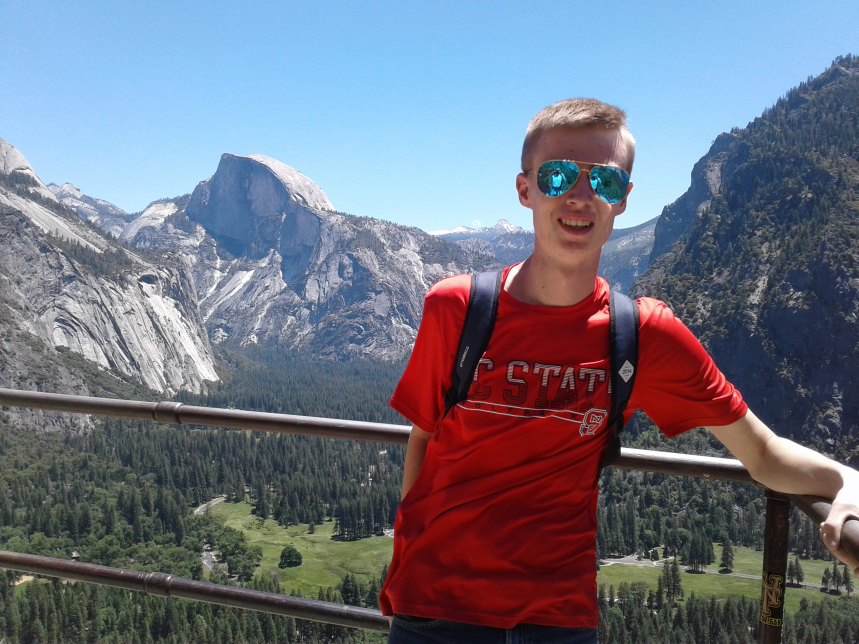
#> input picture Tutorials and Guides/me.jpg, 2576 x 1932 px (shown at 1/3 size)
$ python 'NumPy Guide.py'   (older library calls are emulated)
#> lines starting #> are read from the running program, lines starting #| are printed output that depends on the picture
'''
WHAT IS NUMPY?

NumPy is a popular Python library for efficiently working multidimensional
arrays (vectors and matrices). It's written in C, so you can get the
performance benefits while still being able to write simple Python.
Often, NumPy arrays take less memory than pure Python ones.

INSTALL
You can install it on your own system using pip or Conda.
You can also build it from source if you really want.
    pip/pip3: pip install numpy
    Conda: Conda install numpy
'''

# Normal way to import numpy
import numpy as np

# Some other useful stuff for demos
import time
import sys

BIG_LIST_SIZE = 100**2


'''
MEMORY COMPARISON

We'll make a list (technically a range) of the numbers 0 to 9999 in both Numpy
and Python and compare the number of bytes each ones takes in memory.
'''
python_range = range(BIG_LIST_SIZE)
print(type(python_range), "size:", sys.getsizeof(python_range)*len(python_range))

numpy_range = np.arange(BIG_LIST_SIZE) # This is one way to make an array
print(type(numpy_range), "size:", numpy_range.size*numpy_range.itemsize)

'''
SPEED COMPARISON

We'll make two ranges in Python and two arrays in NumPy and see how long it
takes to make a new object that is the sum of the elements of the two lists.

[1,2,3,4,5] + [1,2,3,4,5] = [2,4,6,8,10]
'''
# Python lists
python_r1 = range(BIG_LIST_SIZE)
python_r2 = range(BIG_LIST_SIZE)

# time it
start = time.time()
python_result = [(x+y) for x,y in zip(python_r1, python_r2)] # Do the operation
end = time.time()
print("Python range took", (end-start)*1000, "ms")

# NumPy lists
numpy_r1 = np.arange(BIG_LIST_SIZE)
numpy_r2 = np.arange(BIG_LIST_SIZE)

start = time.time()
numpy_result = numpy_r1 + numpy_r2
end = time.time()
print("NumPy took", (end-start)*1000, "ms")

'''
MAKING ARRAYS

We can declare a NumPy array lots of ways
'''

# As a range
a = np.arange(1,100,2)

# As a Multi-dimensonal aray
arr = [[5,6,5],[1,6,3],[3,6,2]]
a=np.array(arr)

# Using different datatypes
a = np.array([[5,6,5],[1,6,3],[3,6,2]], dtype=np.float)
#DATA TYPES ARE: bool, int, float, and complex. Many of these can have a specified data size (ie int8) or be unsigned (ie uint8).

# As all 0's or all 1's
a = np.zeros((3,4))
a = np.ones((4,5))

# an "empty" array
a = np.empty((2,3))

# As some special types of lin alg matrices
a = np.identity(5)

# A number of elements
l = np.linspace(0, 2*np.pi, 100) #0, 2pi/100, 2*2pi/100, ...

# A random matrix
rand = np.random.rand(3,2) # Values over [0,1)


'''
SIMPLE OPERATIONS

Let's do some simple NumPy array operations.
'''
a = np.array([[6,48,2000],[97,0,62],[8,24,8]]) # Another way to make an array

# Dimensions
print("Array Dimension:", a.ndim)

# Size of each element in bytes
print("Element Byte Size:", a.itemsize)
# Really big numbers need more space, but 4 bytes is usually enough

# Print out the array nice and pretty
print(a)

# Numner of elements in the array
print("Number of elements:", a.size)

# Height and width (and other dimensions if they exist)
print("(height, width):", a.shape)

# Adding / Substracting
a_doubled = a + a # or np.add(a,a)
zero_a = a - a

# Multiplying or dividing by a scalar
a_halfed = a / 2 # or a /= 2
a_doubled = a * 2 # or a *= 2

# Reshape
a = np.arange(BIG_LIST_SIZE)
a = np.reshape(a, (100,100)) # or a.shape = 100,100

# Transpose (swap rows and cols)
b = a.T

# Multiplying two matrices
a_squared = a @ a

# Applying a function to each element
a = np.sin(l)
# sin, cos, exp, sqrt, and floor are most common

# Making a deep copy
a_copy = a.copy()

# Making a new refernce to the same object
a_ref = a

# Dot product of two vectors
v1 = np.array([5,-2,3])
v2 = np.array([-2,7,1])
v_dot = v1.dot(v2)
print(v_dot)
v_cross = np.cross(v1, v2)
print(v_cross)

# Basic linalg
a = np.array([[3,1],[1,2]])
b = np.array([9,8])
x = np.linalg.solve(a,b)    # 3x + 1y = 9
                            # 1x + 2y = 8
# x = 2, y = 3

a = np.array([[1.0, 2.0], [3.0, 4.0]])
a.transpose()
np.linalg.inv(a)

'''
NUMPY WITH OTHER LIBRARIES

Numpy is most often used with other libraries, like matplotlib or OpenCV.
'''
# Making a histogram in matplotlib
import matplotlib
matplotlib.use("TkAgg") # For some reason conda uses a non-gui backend by default
import matplotlib.pyplot as plt

mu, sigma = 2, 0.5 # Mean 2, variance 0.5^2
v = np.random.normal(mu,sigma,BIG_LIST_SIZE*100) # nromally distributed lots of times
plt.hist(v, bins=50, normed=1)
#plt.show()

# Turning an image to black and white using OpenCV
import cv2
im = cv2.imread("me.jpg")
#> im is the input picture: shape (1932, 2576, 3); mean B, G, R 129, 114.6, 111.6
im = cv2.resize(im, (720, 480))
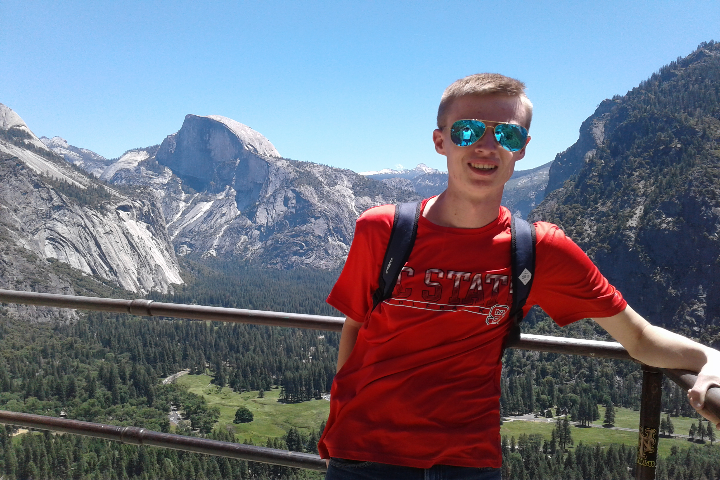
#> im: shape (480, 720, 3); mean B, G, R 128.9, 114.5, 111.5
print("Image Type:", type(im))
#| Image Type: <class 'numpy.ndarray'>
cv2.imshow("Color Image", im)
gray = cv2.cvtColor(im, cv2.COLOR_RGB2GRAY)
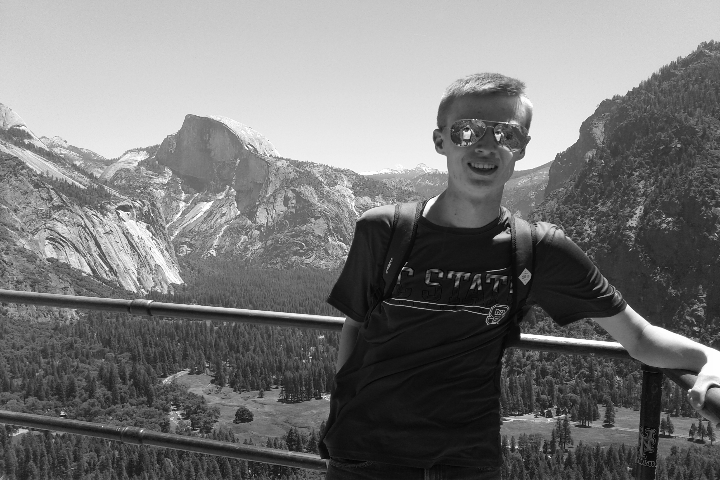
#> gray: shape (480, 720); min 2, max 255, mean 118.4
cv2.imshow("Gray Image", gray)

while True:
    if cv2.waitKey(1) == 27:
#> (key Esc is pressed here)
        cv2.destroyAllWindows()
        break
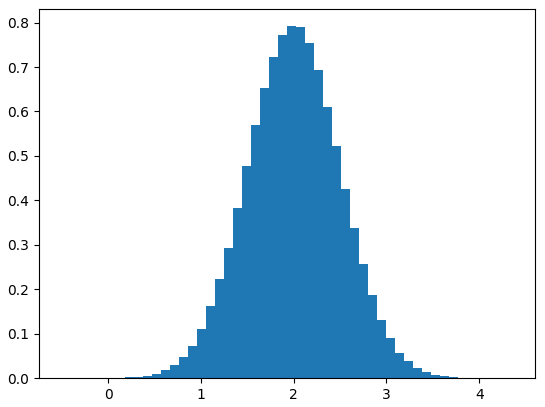
#> figure drawn by matplotlib, 1 panel; tallest bar 0.792 high, from x = 1.93 to 2.03
